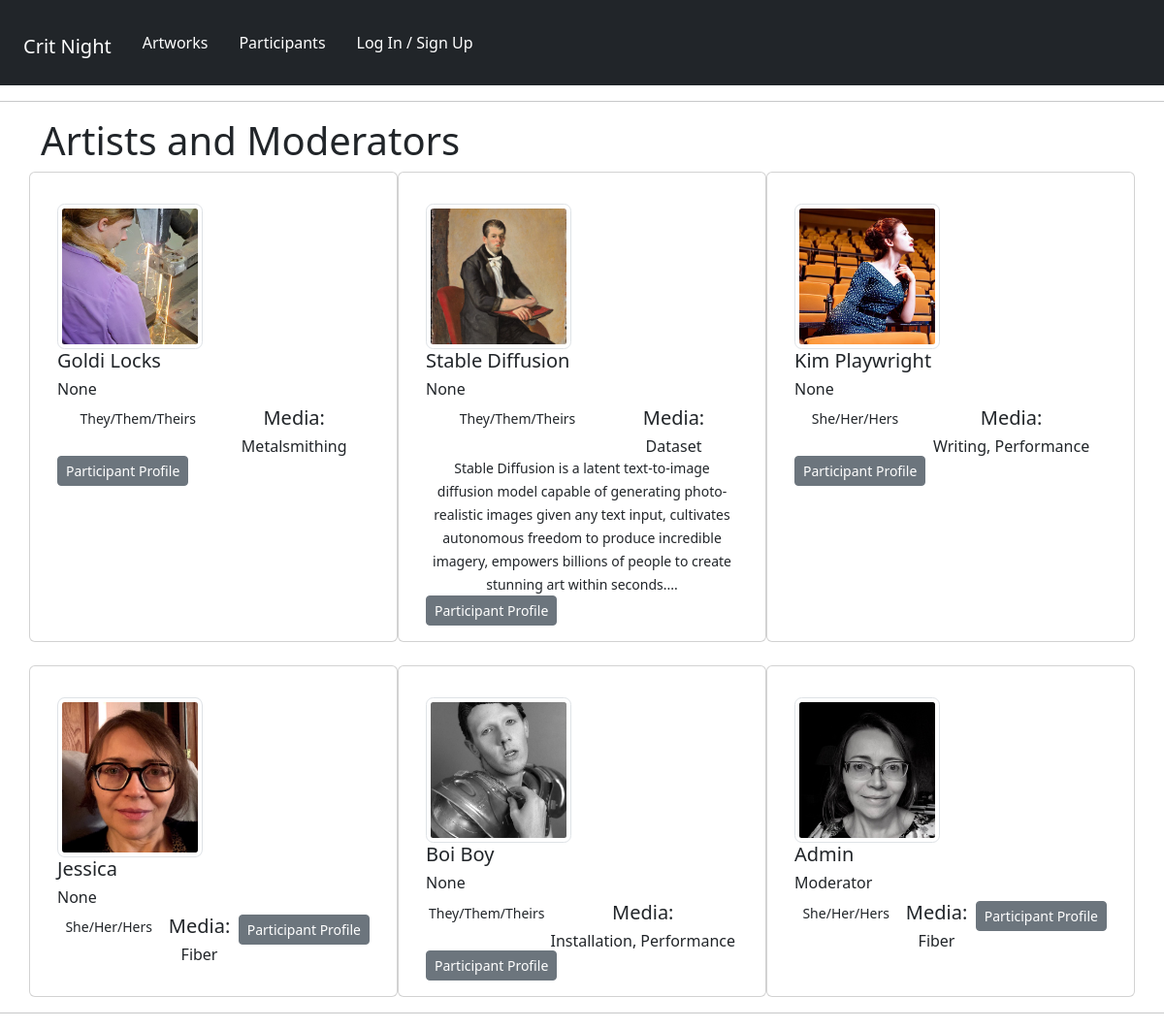
Before: /panelists/ with the older database file.
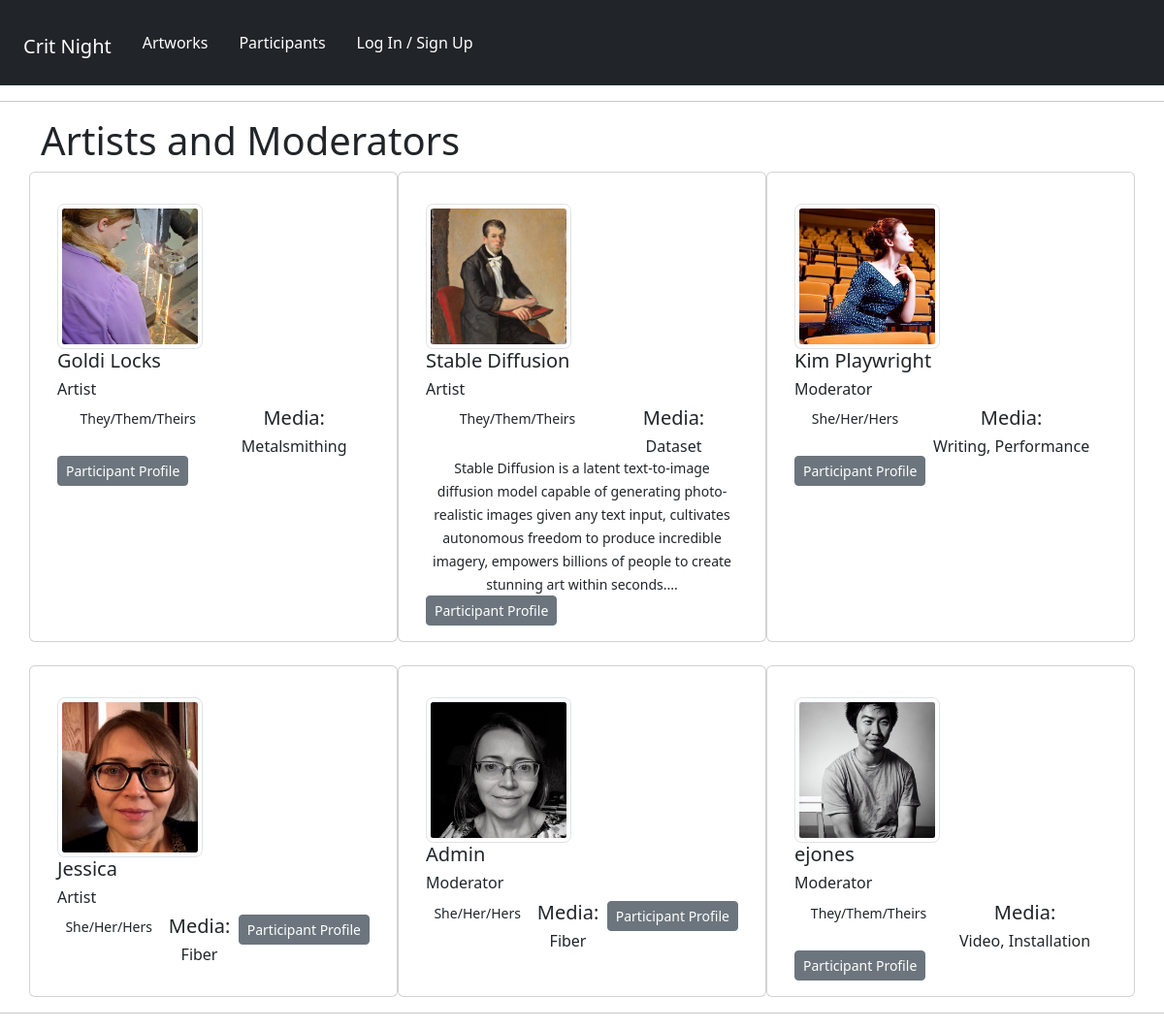
After: the same page with the newer database file.
### panelists/models.py (models this page shows, shortened)
class Profile(models.Model):
    user = models.OneToOneField(User, on_delete=models.CASCADE, null=True, blank=True)
    name = models.CharField(max_length=200, null=True, blank=True)
    role = models.CharField(max_length=200, null=True, blank=True)
    media = models.CharField(max_length=200, null=True, blank=True)
    email = models.EmailField(max_length=500, null=True, blank=True)
    username = models.CharField(max_length=200, null=True, blank=True)
    pronouns = models.CharField(max_length=200, null=True, blank=True)
    brief_bio = models.TextField(max_length=1500, null=True, blank=True)
    profile_image = models.ImageField(
        null=True,
        blank=True,
        upload_to="profiles/",
        default="profiles/default-profile.png",
    )
    website = models.CharField(max_length=200, null=True, blank=True)
    social_insta = models.CharField(max_length=200, blank=True, null=True)
    social_twitter = models.CharField(max_length=200, blank=True, null=True)
    social_other = models.CharField(max_length=200, blank=True, null=True)
    created = models.DateTimeField(auto_now_add=True)
    id = models.UUIDField(
        default=uuid.uuid4, unique=True, primary_key=True, editable=False
    )

### panelists/views.py (the view)
# urls.py: path("", views.profiles, name="profiles"),
def profiles(request):
    profiles = Profile.objects.all()
    context = {"profiles": profiles}
    return render(request, "panelists/profiles.html", context)

### panelists/templates/panelists/profiles.html (shortened to what this page needs)
{% extends 'main.html' %}
{% block content %}
      <div class="container">
        <h1>Artists and Moderators</h1>
        <div class="row row-cols-1 row-cols-md-3 g-4">
            {% for profile in profiles %}
              <div class="card">
                <div class="card-body">
                  <img src="{{ profile.profile_image.url  }}" class="card-img-top img-thumbnail" style="max-width: 150px; border-radius:5%;"  alt="profile image">
                  <h5 class="card-title">{{profile.name}}</h5>
                  <h6 class="card-title">{{profile.role}}</h6>
                      <ul class="nav nav-pills nav-fill art-skills">
                        <li class="nav-item">
                          <p class="card-text"><small>{{profile.pronouns}}</small></p>
                        </li>
                        <li class="nav-item">
                          <h5>Media:</h5>
                          <h6 class="card-text">{{profile.media}}</h6>
                        </li>
                        {% if profile.brief_bio %}
                          <li class="nav-item">
                            <p class="card-text"><small>{{profile.brief_bio|slice:"300"}}...</small></p>
                          </li>
                        {% endif %}
                        <li>
                          <a href="{% url 'user-profile' profile.id %}" class="btn btn-secondary btn-sm">Participant Profile</a>
                        </li>
                      </ul>
                </div>
              </div>
            {% endfor %}
        </div>
      </div>
{% endblock %}

### templates/main.html (shortened to what this page needs)
<!DOCTYPE html>
{% load static %}
<html>
<head>
    <link rel='stylesheet' type='text/css' media='screen' href='{% static "styles/main.css" %}'>
    <link rel="stylesheet" href="https://cdnjs.cloudflare.com/ajax/libs/font-awesome/4.7.0/css/font-awesome.min.css">
    <link rel="stylesheet" href="https://cdn.jsdelivr.net/npm/bootstrap@5.2.3/dist/css/bootstrap.min.css">
</head>
<body>
    {% include 'navbar.html' %}
    {% block content %}
    {% endblock content %}
</body>
<hr>
</html>

### templates/navbar.html (shortened to what this page needs)
{% load static %}
<header class="header">
  <nav class="navbar navbar-dark bg-dark">
    <div class="container-fluid">
    <nav class="navbar navbar-dark bg-dark">
      <div class="container-fluid">
        <h1><a href="{% url 'artworks' %}" a class="navbar-brand">Crit Night</a></h1>
        <ul class="nav justify-content-end">
          <ul class="nav justify-content-end">
            <li class="nav-item">
              <a class="nav-link active text-white" aria-current="page" href="{% url 'artworks' %}">Artworks</a>
            </li>
            <li class="nav-item">
              <a class="nav-link active text-white" aria-current="page" href="{% url 'profiles' %}">Participants</a>
            </li>
            {% if request.user.is_authenticated %}
            <li class="nav-item">
              <a class="nav-link active text-white" aria-current="page" href="{% url 'account' %}">My Account</a>
            </li>
            <li class="nav-item">
              <a class="nav-link active text-white" aria-current="page" href="{% url 'create-artwork' %}">Add Artwork</a>
            </li>
            <li class="nav-item">
              <a class="nav-link active text-white" aria-current="page" href="{% url 'inbox' %}">Inbox</a>
            </li>
            <li class="nav-item">
              <a class="nav-link active text-white" aria-current="page" href="{% url 'logout' %}">Log Out</a>
            </li>
            {% else %}
            <li class="nav-item">
              <a class="nav-link active text-white" aria-current="page" href="{% url 'login' %}">Log In / Sign Up</a>
            </li>
            {% endif %}
          </ul>
        </div>
      </div>
    </nav>
</header>
<hr>

### static/styles/main.css (style rules this page uses)
ul li { list-style: none; }

Changed rows visible on the page:
removed Profile: profile_image (picture), name "Boi Boy", role "None", pronouns "They/Them/Theirs", media "Installation, Performance"
changed Profile "Goldi Locks": role "None" → "Artist"
changed Profile "Stable Diffusion": role "None" → "Artist"
changed Profile "Kim Playwright": role "None" → "Moderator"
changed Profile "Jessica": role "None" → "Artist"
added Profile: profile_image (picture), name "ejones", role "Moderator", pronouns "They/Them/Theirs", media "Video, Installation"
